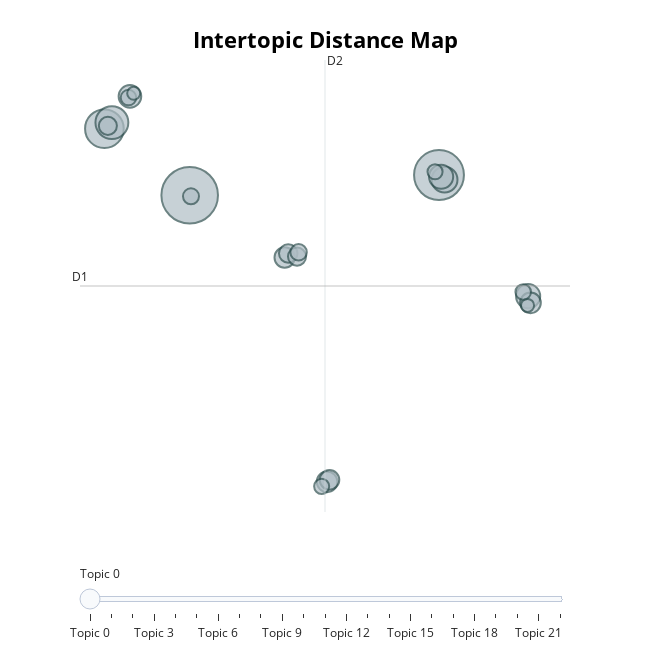
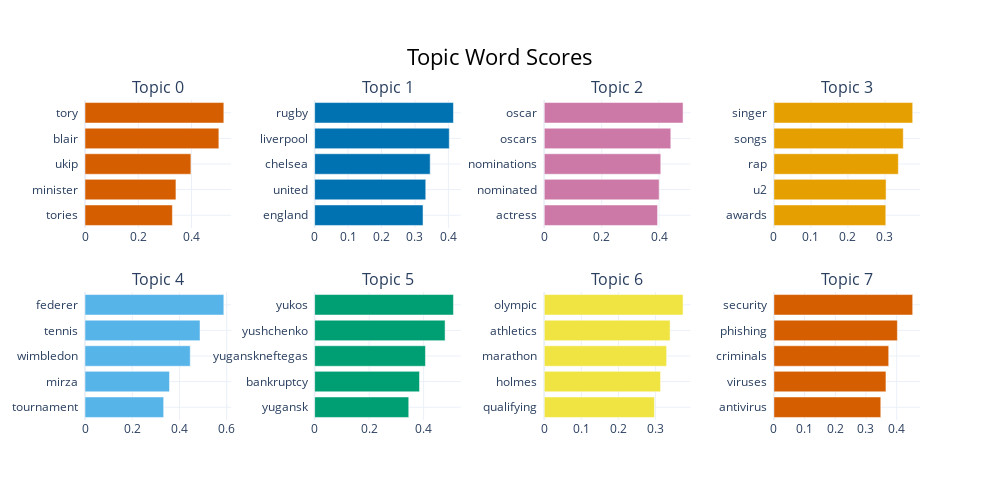

Notebook cell for these charts, in order:
### Code cell
info_df_enhanced = topic_model_baseline.get_topic_info()
clean_df_enhanced = info_df_enhanced[info_df["Topic"] != -1].copy()

clean_df_enhanced["Top Keywords"] = clean_df_enhanced["Representation"].apply(clean_keywords)

display_table_enhanced = clean_df_enhanced[["Topic", "Count", "Top Keywords"]]

display(display_table_enhanced.head(5))

fig_map_enhanced = topic_model_baseline.visualize_topics()
fig_map_enhanced.show()

fig_bar_enhanced = topic_model_baseline.visualize_barchart(top_n_topics=8)
fig_bar_enhanced.show()

### Figure 1 — Plotly figure (JSON) as saved in the notebook; plotly's stock layout.template omitted (floating-point values rounded to 4 significant figures)
{"data": [{"customdata": [[0, "tory | blair | ukip | minister | tories", 225], [1, "rugby | liverpool | chelsea | united | england", 175], [2, "oscar | oscars | nominations | nominated | actress", 105], [3, "singer | songs | rap | u2 | awards", 76], [4, "federer | tennis | wimbledon | mirza | tournament", 47], [5, "yukos | yushchenko | yuganskneftegas | bankruptcy | yugansk", 41], [6, "olympic | athletics | marathon | holmes | qualifying", 41], [7, "security | phishing | criminals | viruses | antivirus", 36], [8, "economy | growth | economic | unemployment | fed", 30], [9, "euronext | lse | euros | boerse | exchange", 30], [10, "broadband | internet | iptv | net | tv", 29], [11, "currency | dollar | exports | deficits | euro", 27], [12, "mobiles | nokia | mobile | phones | 3g", 24], [13, "gadgets | devices | gadget | device | electronics", 23], [14, "itv1 | celebrity | housemates | viewers | channel", 23], [15, "playstation | consoles | nintendo | sony | gameboy", 19], [16, "aid | blair | poverty | debt | britain", 18], [17, "insurers | insurer | securities | firms | fraud", 17], [18, "piracy | filesharing | bittorrent | files | copyright", 17], [19, "iaaf | olympic | olympics | athletes | sprinter", 16], [20, "mortgage | inflation | housing | lenders | rates", 16], [21, "searchers | searching | search | google | yahoo", 12], [22, "airlines | airline | boeing | ryanair | airbus", 12]], "hovertemplate": "<b>Topic %{customdata[0]}</b><br>%{customdata[1]}<br>Size: %{customdata[2]}", "legendgroup": "", "marker": {"color": "#B0BEC5", "size": [225, 175, 105, 76, 47, 41, 41, 36, 30, 30, 29, 27, 24, 23, 23, 19, 18, 17, 17, 16, 16, 12, 12], "sizemode": "area", "sizeref": 0.1406, "symbol": "circle", "line": {"color": "DarkSlateGrey", "width": 2}}, "mode": "markers", "name": "", "orientation": "v", "showlegend": false, "x": [-3.899, 8.665, -8.197, -7.819, 8.945, 13.16, 8.771, -6.91, 3.026, 13.28, 0.8871, 3.146, 1.067, 1.51, -8.022, 1.59, -3.833, 12.91, -6.983, 8.465, 2.751, -6.721, 13.13], "xaxis": "x", "y": [7.33, 8.56, 11.39, 11.76, 8.277, 1.168, 8.453, 13.36, -10.16, 0.7607, 3.528, -10.04, 3.778, 3.582, 11.56, 3.845, 7.264, 1.419, 13.29, 8.758, -10.44, 13.55, 0.6035], "yaxis": "y", "type": "scatter"}], "layout": {"xaxis": {"anchor": "y", "domain": [0.0, 1.0], "title": {"text": ""}, "visible": false, "range": [-9.427, 15.27]}, "yaxis": {"anchor": "x", "domain": [0.0, 1.0], "title": {"text": ""}, "visible": false, "range": [-12.0, 15.58]}, "legend": {"tracegroupgap": 0, "itemsizing": "constant"}, "margin": {"t": 60}, "title": {"font": {"size": 22, "color": "Black"}, "text": "<b>Intertopic Distance Map</b>", "y": 0.95, "x": 0.5, "xanchor": "center", "yanchor": "top"}, "hoverlabel": {"font": {"size": 16, "family": "Rockwell"}, "bgcolor": "white"}, "width": 650, "height": 650, "sliders": [{"active": 0, "pad": {"t": 50}, "steps": [{"args": [{"marker.color": [["red", "#B0BEC5", "#B0BEC5", "#B0BEC5", "#B0BEC5", "#B0BEC5", "#B0BEC5", "#B0BEC5", "#B0BEC5", "#B0BEC5", "#B0BEC5", "#B0BEC5", "#B0BEC5", "#B0BEC5", "#B0BEC5", "#B0BEC5", "#B0BEC5", "#B0BEC5", "#B0BEC5", "#B0BEC5", "#B0BEC5", "#B0BEC5", "#B0BEC5"]]}], "label": "Topic 0", "method": "update"}, {"args": [{"marker.color": [["#B0BEC5", "red", "#B0BEC5", "#B0BEC5", "#B0BEC5", "#B0BEC5", "#B0BEC5", "#B0BEC5", "#B0BEC5", "#B0BEC5", "#B0BEC5", "#B0BEC5", "#B0BEC5", "#B0BEC5", "#B0BEC5", "#B0BEC5", "#B0BEC5", "#B0BEC5", "#B0BEC5", "#B0BEC5", "#B0BEC5", "#B0BEC5", "#B0BEC5"]]}], "label": "Topic 1", "method": "update"}, {"args": [{"marker.color": [["#B0BEC5", "#B0BEC5", "red", "#B0BEC5", "#B0BEC5", "#B0BEC5", "#B0BEC5", "#B0BEC5", "#B0BEC5", "#B0BEC5", "#B0BEC5", "#B0BEC5", "#B0BEC5", "#B0BEC5", "#B0BEC5", "#B0BEC5", "#B0BEC5", "#B0BEC5", "#B0BEC5", "#B0BEC5", "#B0BEC5", "#B0BEC5", "#B0BEC5"]]}], "label": "Topic 2", "method": "update"}, {"args": [{"marker.color": [["#B0BEC5", "#B0BEC5", "#B0BEC5", "red", "#B0BEC5", "#B0BEC5", "#B0BEC5", "#B0BEC5", "#B0BEC5", "#B0BEC5", "#B0BEC5", "#B0BEC5", "#B0BEC5", "#B0BEC5", "#B0BEC5", "#B0BEC5", "#B0BEC5", "#B0BEC5", "#B0BEC5", "#B0BEC5", "#B0BEC5", "#B0BEC5", "#B0BEC5"]]}], "label": "Topic 3", "method": "update"}, {"args": [{"marker.color": [["#B0BEC5", "#B0BEC5", "#B0BEC5", "#B0BEC5", "red", "#B0BEC5", "#B0BEC5", "#B0BEC5", "#B0BEC5", "#B0BEC5", "#B0BEC5", "#B0BEC5", "#B0BEC5", "#B0BEC5", "#B0BEC5", "#B0BEC5", "#B0BEC5", "#B0BEC5", "#B0BEC5", "#B0BEC5", "#B0BEC5", "#B0BEC5", "#B0BEC5"]]}], "label": "Topic 4", "method": "update"}, {"args": [{"marker.color": [["#B0BEC5", "#B0BEC5", "#B0BEC5", "#B0BEC5", "#B0BEC5", "red", "#B0BEC5", "#B0BEC5", "#B0BEC5", "#B0BEC5", "#B0BEC5", "#B0BEC5", "#B0BEC5", "#B0BEC5", "#B0BEC5", "#B0BEC5", "#B0BEC5", "#B0BEC5", "#B0BEC5", "#B0BEC5", "#B0BEC5", "#B0BEC5", "#B0BEC5"]]}], "label": "Topic 5", "method": "update"}, {"args": [{"marker.color": [["#B0BEC5", "#B0BEC5", "#B0BEC5", "#B0BEC5", "#B0BEC5", "#B0BEC5", "red", "#B0BEC5", "#B0BEC5", "#B0BEC5", "#B0BEC5", "#B0BEC5", "#B0BEC5", "#B0BEC5", "#B0BEC5", "#B0BEC5", "#B0BEC5", "#B0BEC5", "#B0BEC5", "#B0BEC5", "#B0BEC5", "#B0BEC5", "#B0BEC5"]]}], "label": "Topic 6", "method": "update"}, {"args": [{"marker.color": [["#B0BEC5", "#B0BEC5", "#B0BEC5", "#B0BEC5", "#B0BEC5", "#B0BEC5", "#B0BEC5", "red", "#B0BEC5", "#B0BEC5", "#B0BEC5", "#B0BEC5", "#B0BEC5", "#B0BEC5", "#B0BEC5", "#B0BEC5", "#B0BEC5", "#B0BEC5", "#B0BEC5", "#B0BEC5", "#B0BEC5", "#B0BEC5", "#B0BEC5"]]}], "label": "Topic 7", "method": "update"}, {"args": [{"marker.color": [["#B0BEC5", "#B0BEC5", "#B0BEC5", "#B0BEC5", "#B0BEC5", "#B0BEC5", "#B0BEC5", "#B0BEC5", "red", "#B0BEC5", "#B0BEC5", "#B0BEC5", "#B0BEC5", "#B0BEC5", "#B0BEC5", "#B0BEC5", "#B0BEC5", "#B0BEC5", "#B0BEC5", "#B0BEC5", "#B0BEC5", "#B0BEC5", "#B0BEC5"]]}], "label": "Topic 8", "method": "update"}, {"args": [{"marker.color": [["#B0BEC5", "#B0BEC5", "#B0BEC5", "#B0BEC5", "#B0BEC5", "#B0BEC5", "#B0BEC5", "#B0BEC5", "#B0BEC5", "red", "#B0BEC5", "#B0BEC5", "#B0BEC5", "#B0BEC5", "#B0BEC5", "#B0BEC5", "#B0BEC5", "#B0BEC5", "#B0BEC5", "#B0BEC5", "#B0BEC5", "#B0BEC5", "#B0BEC5"]]}], "label": "Topic 9", "method": "update"}, {"args": [{"marker.color": [["#B0BEC5", "#B0BEC5", "#B0BEC5", "#B0BEC5", "#B0BEC5", "#B0BEC5", "#B0BEC5", "#B0BEC5", "#B0BEC5", "#B0BEC5", "red", "#B0BEC5", "#B0BEC5", "#B0BEC5", "#B0BEC5", "#B0BEC5", "#B0BEC5", "#B0BEC5", "#B0BEC5", "#B0BEC5", "#B0BEC5", "#B0BEC5", "#B0BEC5"]]}], "label": "Topic 10", "method": "update"}, {"args": [{"marker.color": [["#B0BEC5", "#B0BEC5", "#B0BEC5", "#B0BEC5", "#B0BEC5", "#B0BEC5", "#B0BEC5", "#B0BEC5", "#B0BEC5", "#B0BEC5", "#B0BEC5", "red", "#B0BEC5", "#B0BEC5", "#B0BEC5", "#B0BEC5", "#B0BEC5", "#B0BEC5", "#B0BEC5", "#B0BEC5", "#B0BEC5", "#B0BEC5", "#B0BEC5"]]}], "label": "Topic 11", "method": "update"}, {"args": [{"marker.color": [["#B0BEC5", "#B0BEC5", "#B0BEC5", "#B0BEC5", "#B0BEC5", "#B0BEC5", "#B0BEC5", "#B0BEC5", "#B0BEC5", "#B0BEC5", "#B0BEC5", "#B0BEC5", "red", "#B0BEC5", "#B0BEC5", "#B0BEC5", "#B0BEC5", "#B0BEC5", "#B0BEC5", "#B0BEC5", "#B0BEC5", "#B0BEC5", "#B0BEC5"]]}], "label": "Topic 12", "method": "update"}, {"args": [{"marker.color": [["#B0BEC5", "#B0BEC5", "#B0BEC5", "#B0BEC5", "#B0BEC5", "#B0BEC5", "#B0BEC5", "#B0BEC5", "#B0BEC5", "#B0BEC5", "#B0BEC5", "#B0BEC5", "#B0BEC5", "red", "#B0BEC5", "#B0BEC5", "#B0BEC5", "#B0BEC5", "#B0BEC5", "#B0BEC5", "#B0BEC5", "#B0BEC5", "#B0BEC5"]]}], "label": "Topic 13", "method": "update"}, {"args": [{"marker.color": [["#B0BEC5", "#B0BEC5", "#B0BEC5", "#B0BEC5", "#B0BEC5", "#B0BEC5", "#B0BEC5", "#B0BEC5", "#B0BEC5", "#B0BEC5", "#B0BEC5", "#B0BEC5", "#B0BEC5", "#B0BEC5", "red", "#B0BEC5", "#B0BEC5", "#B0BEC5", "#B0BEC5", "#B0BEC5", "#B0BEC5", "#B0BEC5", "#B0BEC5"]]}], "label": "Topic 14", "method": "update"}, {"args": [{"marker.color": [["#B0BEC5", "#B0BEC5", "#B0BEC5", "#B0BEC5", "#B0BEC5", "#B0BEC5", "#B0BEC5", "#B0BEC5", "#B0BEC5", "#B0BEC5", "#B0BEC5", "#B0BEC5", "#B0BEC5", "#B0BEC5", "#B0BEC5", "red", "#B0BEC5", "#B0BEC5", "#B0BEC5", "#B0BEC5", "#B0BEC5", "#B0BEC5", "#B0BEC5"]]}], "label": "Topic 15", "method": "update"}, {"args": [{"marker.color": [["#B0BEC5", "#B0BEC5", "#B0BEC5", "#B0BEC5", "#B0BEC5", "#B0BEC5", "#B0BEC5", "#B0BEC5", "#B0BEC5", "#B0BEC5", "#B0BEC5", "#B0BEC5", "#B0BEC5", "#B0BEC5", "#B0BEC5", "#B0BEC5", "red", "#B0BEC5", "#B0BEC5", "#B0BEC5", "#B0BEC5", "#B0BEC5", "#B0BEC5"]]}], "label": "Topic 16", "method": "update"}, {"args": [{"marker.color": [["#B0BEC5", "#B0BEC5", "#B0BEC5", "#B0BEC5", "#B0BEC5", "#B0BEC5", "#B0BEC5", "#B0BEC5", "#B0BEC5", "#B0BEC5", "#B0BEC5", "#B0BEC5", "#B0BEC5", "#B0BEC5", "#B0BEC5", "#B0BEC5", "#B0BEC5", "red", "#B0BEC5", "#B0BEC5", "#B0BEC5", "#B0BEC5", "#B0BEC5"]]}], "label": "Topic 17", "method": "update"}, {"args": [{"marker.color": [["#B0BEC5", "#B0BEC5", "#B0BEC5", "#B0BEC5", "#B0BEC5", "#B0BEC5", "#B0BEC5", "#B0BEC5", "#B0BEC5", "#B0BEC5", "#B0BEC5", "#B0BEC5", "#B0BEC5", "#B0BEC5", "#B0BEC5", "#B0BEC5", "#B0BEC5", "#B0BEC5", "red", "#B0BEC5", "#B0BEC5", "#B0BEC5", "#B0BEC5"]]}], "label": "Topic 18", "method": "update"}, {"args": [{"marker.color": [["#B0BEC5", "#B0BEC5", "#B0BEC5", "#B0BEC5", "#B0BEC5", "#B0BEC5", "#B0BEC5", "#B0BEC5", "#B0BEC5", "#B0BEC5", "#B0BEC5", "#B0BEC5", "#B0BEC5", "#B0BEC5", "#B0BEC5", "#B0BEC5", "#B0BEC5", "#B0BEC5", "#B0BEC5", "red", "#B0BEC5", "#B0BEC5", "#B0BEC5"]]}], "label": "Topic 19", "method": "update"}, {"args": [{"marker.color": [["#B0BEC5", "#B0BEC5", "#B0BEC5", "#B0BEC5", "#B0BEC5", "#B0BEC5", "#B0BEC5", "#B0BEC5", "#B0BEC5", "#B0BEC5", "#B0BEC5", "#B0BEC5", "#B0BEC5", "#B0BEC5", "#B0BEC5", "#B0BEC5", "#B0BEC5", "#B0BEC5", "#B0BEC5", "#B0BEC5", "red", "#B0BEC5", "#B0BEC5"]]}], "label": "Topic 20", "method": "update"}, {"args": [{"marker.color": [["#B0BEC5", "#B0BEC5", "#B0BEC5", "#B0BEC5", "#B0BEC5", "#B0BEC5", "#B0BEC5", "#B0BEC5", "#B0BEC5", "#B0BEC5", "#B0BEC5", "#B0BEC5", "#B0BEC5", "#B0BEC5", "#B0BEC5", "#B0BEC5", "#B0BEC5", "#B0BEC5", "#B0BEC5", "#B0BEC5", "#B0BEC5", "red", "#B0BEC5"]]}], "label": "Topic 21", "method": "update"}, {"args": [{"marker.color": [["#B0BEC5", "#B0BEC5", "#B0BEC5", "#B0BEC5", "#B0BEC5", "#B0BEC5", "#B0BEC5", "#B0BEC5", "#B0BEC5", "#B0BEC5", "#B0BEC5", "#B0BEC5", "#B0BEC5", "#B0BEC5", "#B0BEC5", "#B0BEC5", "#B0BEC5", "#B0BEC5", "#B0BEC5", "#B0BEC5", "#B0BEC5", "#B0BEC5", "red"]]}], "label": "Topic 22", "method": "update"}]}], "shapes": [{"line": {"color": "#CFD8DC", "width": 2}, "type": "line", "x0": 2.92, "x1": 2.92, "y0": -12.0, "y1": 15.58}, {"line": {"color": "#9E9E9E", "width": 2}, "type": "line", "x0": -9.427, "x1": 15.27, "y0": 1.789, "y1": 1.789}], "annotations": [{"showarrow": false, "text": "D1", "x": -9.427, "y": 1.789, "yshift": 10}, {"showarrow": false, "text": "D2", "x": 2.92, "xshift": 10, "y": 15.58}]}}

### Figure 2 — Plotly figure (JSON) as saved in the notebook; plotly's stock layout.template omitted (floating-point values rounded to 4 significant figures)
{"data": [{"marker": {"color": "#D55E00"}, "orientation": "h", "x": [0.3281, 0.3415, 0.3977, 0.5026, 0.5213], "y": ["tories  ", "minister  ", "ukip  ", "blair  ", "tory  "], "type": "bar", "xaxis": "x", "yaxis": "y"}, {"marker": {"color": "#0072B2"}, "orientation": "h", "x": [0.3242, 0.3323, 0.3456, 0.4026, 0.4151], "y": ["england  ", "united  ", "chelsea  ", "liverpool  ", "rugby  "], "type": "bar", "xaxis": "x2", "yaxis": "y2"}, {"marker": {"color": "#CC79A7"}, "orientation": "h", "x": [0.3945, 0.4002, 0.4058, 0.4407, 0.4834], "y": ["actress  ", "nominated  ", "nominations  ", "oscars  ", "oscar  "], "type": "bar", "xaxis": "x3", "yaxis": "y3"}, {"marker": {"color": "#E69F00"}, "orientation": "h", "x": [0.3023, 0.303, 0.3361, 0.3494, 0.3749], "y": ["awards  ", "u2  ", "rap  ", "songs  ", "singer  "], "type": "bar", "xaxis": "x4", "yaxis": "y4"}, {"marker": {"color": "#56B4E9"}, "orientation": "h", "x": [0.3332, 0.3578, 0.4458, 0.4871, 0.588], "y": ["tournament  ", "mirza  ", "wimbledon  ", "tennis  ", "federer  "], "type": "bar", "xaxis": "x5", "yaxis": "y5"}, {"marker": {"color": "#009E73"}, "orientation": "h", "x": [0.3454, 0.3849, 0.4067, 0.4788, 0.5095], "y": ["yugansk  ", "bankruptcy  ", "yuganskneftegas  ", "yushchenko  ", "yukos  "], "type": "bar", "xaxis": "x6", "yaxis": "y6"}, {"marker": {"color": "#F0E442"}, "orientation": "h", "x": [0.2973, 0.3138, 0.3301, 0.3396, 0.3745], "y": ["qualifying  ", "holmes  ", "marathon  ", "athletics  ", "olympic  "], "type": "bar", "xaxis": "x7", "yaxis": "y7"}, {"marker": {"color": "#D55E00"}, "orientation": "h", "x": [0.3483, 0.3651, 0.3741, 0.4023, 0.4522], "y": ["antivirus  ", "viruses  ", "criminals  ", "phishing  ", "security  "], "type": "bar", "xaxis": "x8", "yaxis": "y8"}], "layout": {"xaxis": {"anchor": "y", "domain": [0.0, 0.175], "showgrid": true}, "yaxis": {"anchor": "x", "domain": [0.6, 1.0], "showgrid": true}, "xaxis2": {"anchor": "y2", "domain": [0.275, 0.45], "showgrid": true}, "yaxis2": {"anchor": "x2", "domain": [0.6, 1.0], "showgrid": true}, "xaxis3": {"anchor": "y3", "domain": [0.55, 0.725], "showgrid": true}, "yaxis3": {"anchor": "x3", "domain": [0.6, 1.0], "showgrid": true}, "xaxis4": {"anchor": "y4", "domain": [0.825, 1.0], "showgrid": true}, "yaxis4": {"anchor": "x4", "domain": [0.6, 1.0], "showgrid": true}, "xaxis5": {"anchor": "y5", "domain": [0.0, 0.175], "showgrid": true}, "yaxis5": {"anchor": "x5", "domain": [0.0, 0.4], "showgrid": true}, "xaxis6": {"anchor": "y6", "domain": [0.275, 0.45], "showgrid": true}, "yaxis6": {"anchor": "x6", "domain": [0.0, 0.4], "showgrid": true}, "xaxis7": {"anchor": "y7", "domain": [0.55, 0.725], "showgrid": true}, "yaxis7": {"anchor": "x7", "domain": [0.0, 0.4], "showgrid": true}, "xaxis8": {"anchor": "y8", "domain": [0.825, 1.0], "showgrid": true}, "yaxis8": {"anchor": "x8", "domain": [0.0, 0.4], "showgrid": true}, "annotations": [{"font": {"size": 16}, "showarrow": false, "text": "Topic 0", "x": 0.0875, "xanchor": "center", "xref": "paper", "y": 1.0, "yanchor": "bottom", "yref": "paper"}, {"font": {"size": 16}, "showarrow": false, "text": "Topic 1", "x": 0.3625, "xanchor": "center", "xref": "paper", "y": 1.0, "yanchor": "bottom", "yref": "paper"}, {"font": {"size": 16}, "showarrow": false, "text": "Topic 2", "x": 0.6375, "xanchor": "center", "xref": "paper", "y": 1.0, "yanchor": "bottom", "yref": "paper"}, {"font": {"size": 16}, "showarrow": false, "text": "Topic 3", "x": 0.9125, "xanchor": "center", "xref": "paper", "y": 1.0, "yanchor": "bottom", "yref": "paper"}, {"font": {"size": 16}, "showarrow": false, "text": "Topic 4", "x": 0.0875, "xanchor": "center", "xref": "paper", "y": 0.4, "yanchor": "bottom", "yref": "paper"}, {"font": {"size": 16}, "showarrow": false, "text": "Topic 5", "x": 0.3625, "xanchor": "center", "xref": "paper", "y": 0.4, "yanchor": "bottom", "yref": "paper"}, {"font": {"size": 16}, "showarrow": false, "text": "Topic 6", "x": 0.6375, "xanchor": "center", "xref": "paper", "y": 0.4, "yanchor": "bottom", "yref": "paper"}, {"font": {"size": 16}, "showarrow": false, "text": "Topic 7", "x": 0.9125, "xanchor": "center", "xref": "paper", "y": 0.4, "yanchor": "bottom", "yref": "paper"}], "title": {"font": {"size": 22, "color": "Black"}, "text": "Topic Word Scores", "x": 0.5, "xanchor": "center", "yanchor": "top"}, "hoverlabel": {"font": {"size": 16, "family": "Rockwell"}, "bgcolor": "white"}, "showlegend": false, "width": 1000, "height": 500}}
